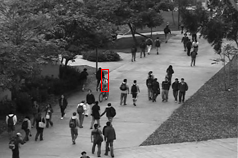
#> input picture results/images/KNN/169.tif, 238 x 158 px, given in place of 169.bmp, which was not available
$ python poscalNormal.py
#> lines starting #> are read from the running program, lines starting #| are printed output that depends on the picture; after the words box and inside, x2 and y2 are one past the last pixel; in counts of white or black regions, pixels touching at a corner belong together; pictures that were not available may be replaced by others from this repository, and a replacement may not be noted
#> in main_test, img1 is the input picture: shape (158, 238, 3); mean B, G, R 93.4, 93.4, 93.8

import cv2
import numpy as np
from skimage import measure

font=cv2.FONT_HERSHEY_COMPLEX

def poscalNormal(img1,img4):
    img1 = img1[:,:,0]
#> img1: shape (158, 238)
    kernel = np.ones((6,1),np.uint8)
    im = cv2.morphologyEx(img1, cv2.MORPH_OPEN, kernel)    # open operation
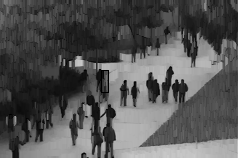
#> im: shape (158, 238); min 0, max 202, mean 84.8
    im = cv2.morphologyEx(im, cv2.MORPH_CLOSE, kernel)    # close operation
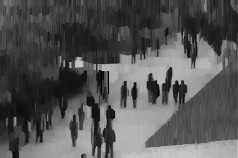
#> im: shape (158, 238); min 0, max 202, mean 85.6
    im_labels = measure.label(im,connectivity=1,neighbors= 8)       #tag each connected component from 0
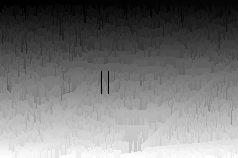
#> im_labels: shape (158, 238) int64; min 0, max 8497, mean 3962.2; drawn with min black and max white


    num = im_labels.max()     # number of connected components
#> num = 8497

    if num==0:
        im_s = np.zeros((1,5))   # if ab_fg_img is NONE
    else:
        im_s = np.zeros((num,5))
        for i in range(num):
            temp = np.copy(im_labels)
            temp[temp != (i+1)]=0
            index = np.where(temp ==(i+1))
            im_s[i,0]= max(index[0]) #person's foot y_val
            im_s[i,1]= min(index[0]) #person's head y_val
            im_s[i,2]= max(index[1]) #person's right side x_val
            im_s[i,3]= min(index[1]) #person's left side x_val
            im_s[i,4]= len(index[0]) #area of the person
#> this loop made 8497 passes
#> index on passes 1 to 3: 12 positions, rows 0 to 11, columns 0 to 0, 13 positions, rows 0 to 12, columns 1 to 1, 9 positions, rows 0 to 8, columns 2 to 2
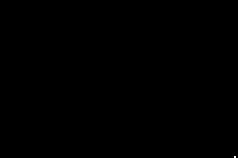
#> temp: shape (158, 238) int64; values 0 (black) and 8497 (white), 0.01% white in thin lines or dots, all inside (x1, y1, x2, y2) = (234, 156, 236, 158)
    return im_s,im


def main_test():
    img1 = cv2.imread('../ref_data/fg_pics/169.bmp')
    img4 = cv2.imread('../ref_data/ab_fg_pics/169.bmp')

    im_s,_ = poscalNormal(img1,img4)
    print(im_s)
#> (printed output is left out)
    #plot
    img = cv2.imread('../ref_data/original_pics/169.tif')
    for i,item in enumerate(im_s):
        cv2.rectangle(img,(int(item[3]),int(item[1])),(int(item[2]),int(item[0])),(0, 0, 255))
        cv2.putText(img, str(i), (int(item[3]),int(item[1])-5), font, 0.4, (255, 255, 0), 1)
#> this loop made 8497 passes
#> item on passes 1 to 3: [11, 0, 0, 0, 12], [12, 0, 1, 1, 13], [8, 0, 2, 2, 9]
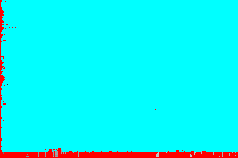
#> img: shape (158, 238, 3); mean B, G, R 243.3, 243.3, 12
    cv2.imshow('img',img)
    if cv2.waitKey(0) & 0xff == 27:
#> (key Esc is pressed here)
        cv2.destroyAllWindows()

if __name__=='__main__':
    main_test()

$ run again, with results/images/KNN/001.tif copied over results/images/KNN/169.tif
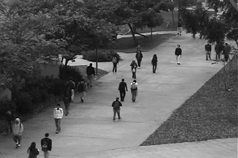
#> input picture results/images/KNN/001.tif, 238 x 158 px, given in place of 169.bmp, which was not available
#> in main_test, img1 is the input picture: shape (158, 238, 3); min 0, max 250, mean 93.4
#> img1: shape (158, 238)
#> in poscalNormal, `im_labels = measure.label(im,connectivity=1,neighbors= 8)`:
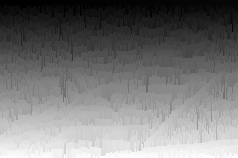
#> im_labels: shape (158, 238) int64; min 1, max 8206, mean 3863.2; drawn with min black and max white
#> num = 8206
#> the loop in poscalNormal, `for i in range(num):` made 8206 passes
#> index on passes 1 to 3: ([0, 1, 2, 3, 4, 5], [0, 0, 0, 0, 0, 0]), ([0, 1, 2, 3], [1, 1, 1, 1]), ([0, 1, 2, 3, 4, 5, 6, 7], [2, 2, 2, 2, 2, 2, 2, 2])
#> (printed output is left out)
#> the loop in main_test, `for i,item in enumerate(im_s):` made 8206 passes
#> item on passes 1 to 3: [5, 0, 0, 0, 6], [3, 0, 1, 1, 4], [7, 0, 2, 2, 8]
#> after the loop in main_test, `for i,item in enumerate(im_s):`:
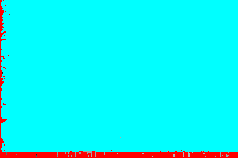
#> img: shape (158, 238, 3); mean B, G, R 243.4, 243.4, 11.8

$ run again, with results/images/KNN/012.tif copied over results/images/KNN/169.tif
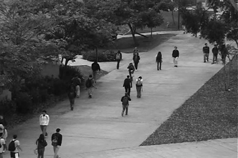
#> input picture results/images/KNN/012.tif, 238 x 158 px, given in place of 169.bmp, which was not available
#> in main_test, img1 is the input picture: shape (158, 238, 3); min 0, max 245, mean 92.9
#> img1: shape (158, 238)
#> in poscalNormal, `im_labels = measure.label(im,connectivity=1,neighbors= 8)`:
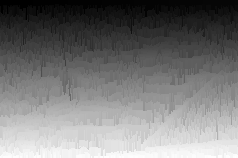
#> im_labels: shape (158, 238) int64; min 1, max 8105, mean 3833.5; drawn with min black and max white
#> num = 8105
#> the loop in poscalNormal, `for i in range(num):` made 8105 passes
#> index on passes 1 to 3: ([0, 1, 2, 3, 4, 5], [0, 0, 0, 0, 0, 0]), 13 positions, rows 0 to 12, columns 1 to 1, 14 positions, rows 0 to 13, columns 2 to 2
#> (printed output is left out)
#> the loop in main_test, `for i,item in enumerate(im_s):` made 8105 passes
#> item on passes 1 to 3: [5, 0, 0, 0, 6], [12, 0, 1, 1, 13], [13, 0, 2, 2, 14]
#> after the loop in main_test, `for i,item in enumerate(im_s):`:
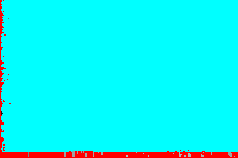
#> img: shape (158, 238, 3); mean B, G, R 243.4, 243.4, 11.8
